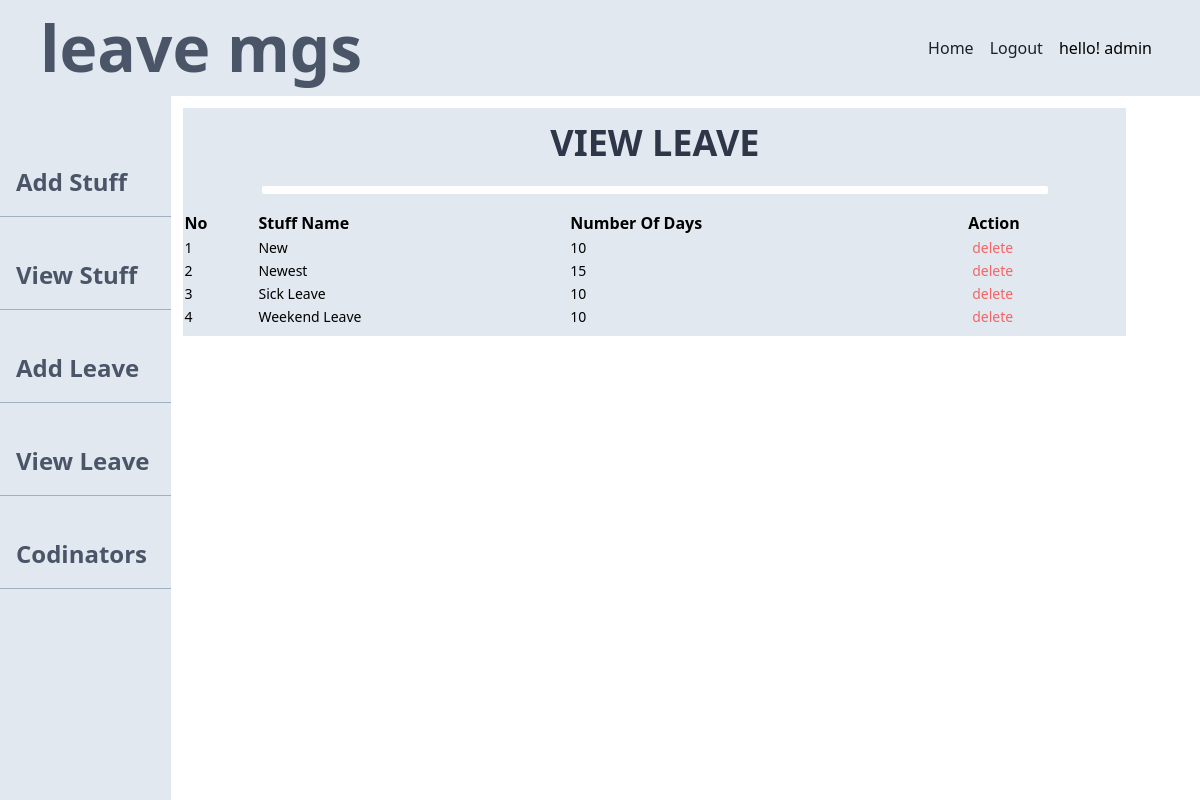
/admin/view_leave.php (signed in), run on the app's committed database.
### tables this page shows
CREATE TABLE `leave_types` (
  `leave_type` varchar(50) NOT NULL,
  `no_of_days` int(2) NOT NULL
);

### admin/view_leave.php (the view, shortened to what this page needs)
<?php
if ($_SESSION['sid'] === session_id() && $_SESSION['user']== "admin") {
    $i=1;
    $mysqli = new mysqli("localhost", "root", "", "lms");
    $sql = "SELECT * FROM leave_types";
    $result = $mysqli->query($sql);
    ?>
<!DOCTYPE html>
<html lang="en">
<head>
    <link rel="stylesheet" href="../static/css/index.css">
</head>
<body>
    <div class="w-screen h-screen overflow-hidden">
        <div class="w-full bg-gray-300 items-center flex justify-between px-10 ">
            <div class="text-6xl font-bold text-gray-700"> leave mgs </div>
            <ul class="flex list-none">
                <li class="px-1 mx-1">
                    <a href="#" class="capitalize text-gray-900 hoever:text-gray-700 no-underline"> home</a>
                </li>
                <li class="px-1 mx-1">
                    <a href="../logout.php" class="capitalize text-gray-900 hoever:text-gray-700 no-underline">
                        logout</a>
                </li>
                <li class="px-1 mx-1">
                    hello! admin
                </li>
            </ul>
        </div>
        <div class="grid grid-cols-7">
            <aside class="col-span-1  pt-10 bg-gray-300 h-screen">
                <ul class="flex flex-col ">
                    <li class="w-full py-1 my-3 border-b py-4 px-4  border-gray-500">
                        <a href="index.php"
                            class=" capitalize text-2xl hover:text-gray-600 font-semibold no-underline text-gray-700">add
                            stuff </a>
                    </li>
                    <li class="w-full py-1 my-3 border-b py-4 px-4  border-gray-500">
                        <a href="./view_stuff.php"
                            class=" capitalize text-2xl hover:text-gray-600 font-semibold no-underline text-gray-700">view
                            stuff </a>
                    </li>
                    <li class="w-full py-1 my-3 border-b py-4 px-4  border-gray-500">
                        <a href="./add_leave.php"
                            class=" capitalize text-2xl hover:text-gray-600 font-semibold no-underline text-gray-700">add
                            leave </a>
                    </li>
                    <li class="w-full py-1 my-3 border-b py-4 px-4  border-gray-500">
                        <a href="./view_leave.php"
                            class=" capitalize text-2xl hover:text-gray-600 font-semibold no-underline text-gray-700">view
                            leave </a>
                    </li>
                    <li class="w-full py-1 my-3 border-b py-4 px-4  border-gray-500">
                        <a href="#"
                            class=" capitalize text-2xl hover:text-gray-600 font-semibold no-underline text-gray-700">codinators
                        </a>
                    </li>
                </ul>
            </aside>
            <div class="col-span-6">
                <div class=" bg-gray-300  py-2 w-11/12 m-3">
                    <h1 class="text-4xl font-bold text-gray-800 uppercase text-center"> view leave </h1>
                    <div class=" w-10/12 py-1 mx-auto bg-white my-4 rounded-sm"></div>
                    <table class="w-full">
                        <thead class="py-2">
                            <tr class="border-b-1 border-gray-500">
                                <th class="capitalize text-left">no</th>
                                <th class="capitalize text-left">stuff name</th>
                                <th class="capitalize text-left"> number of days</th>
                                <th class="capitalize text-left"> action</th>
                            </tr>
                        </thead>
                        <tbody>
                            <?php
                                        while ($row= $result->fetch_array(MYSQLI_ASSOC)) {
                                            $type = $row['leave_type'];
                                            $no_of_days = $row['no_of_days'];
                                            echo '<tr><td class="text-sm"> '.$i.' </td>
                                            <td class="text-sm"> '.$type.'</td>
                                            <td class="text-sm  "> '.$no_of_days.' </td>
                                            <td class="text-sm flex "> <span
                                                    class="text-red-500 mx-1 hover:text-red-700 cursor-pointer "> <a href="./delete_leave.php?type='.$type.'& no_of_days='.$no_of_days.'" class="no-underline">delete</a>
                                                </span>
                                                </span> </td></tr>';
                                            $i++;
                                        }
    ?>
                        </tbody>
                    </table>
                </div>
            </div>
        </div>
    </div>
</body>
</html>
<?php
} else {
    header("Location:./../index.html");
}
?>

### data on the page
leave_types: leave_type "New", no_of_days "10"
leave_types: leave_type "Newest", no_of_days "15"
leave_types: leave_type "Sick Leave", no_of_days "10"
leave_types: leave_type "Weekend Leave", no_of_days "10"
